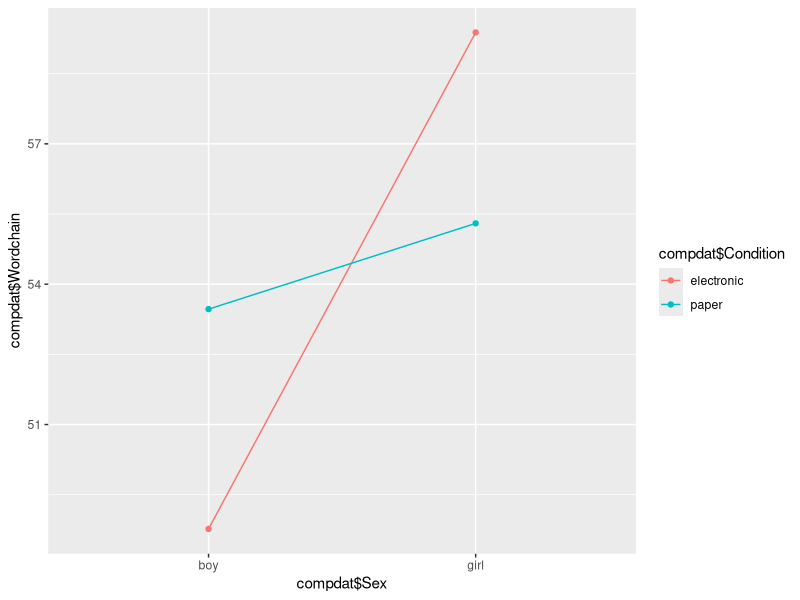
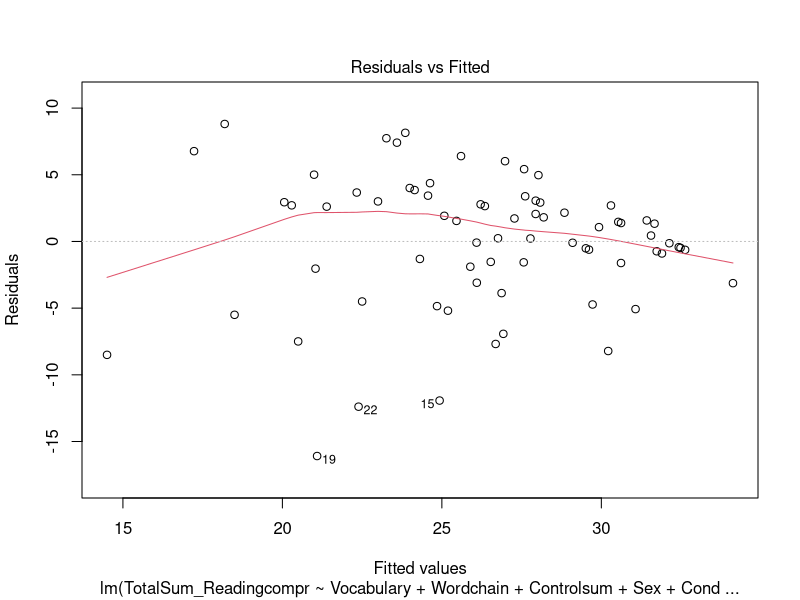
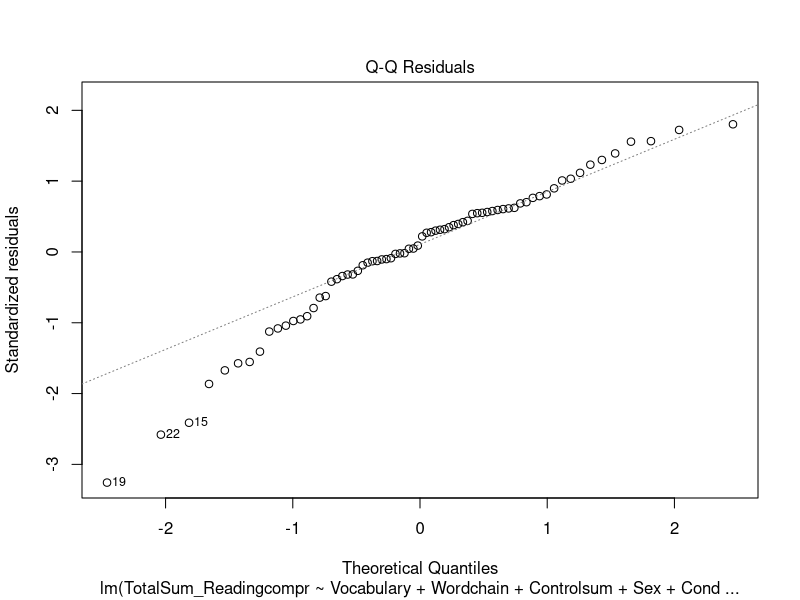
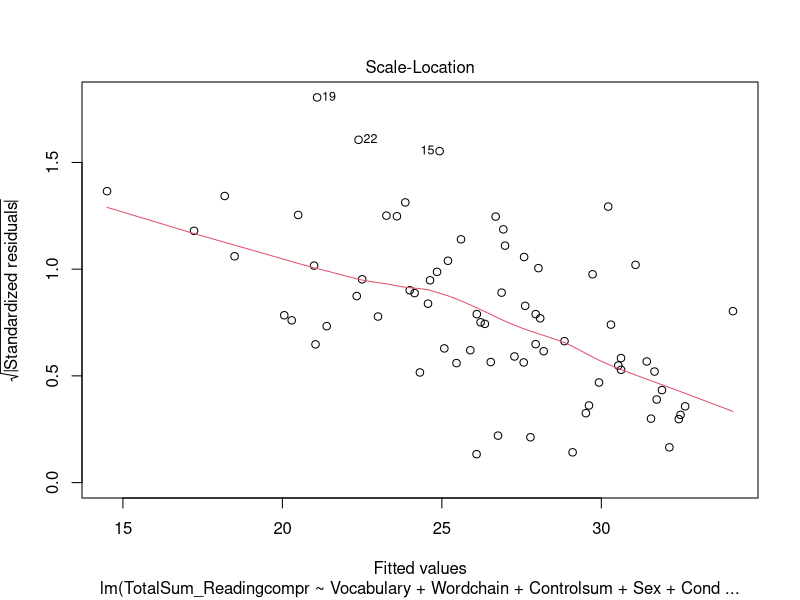
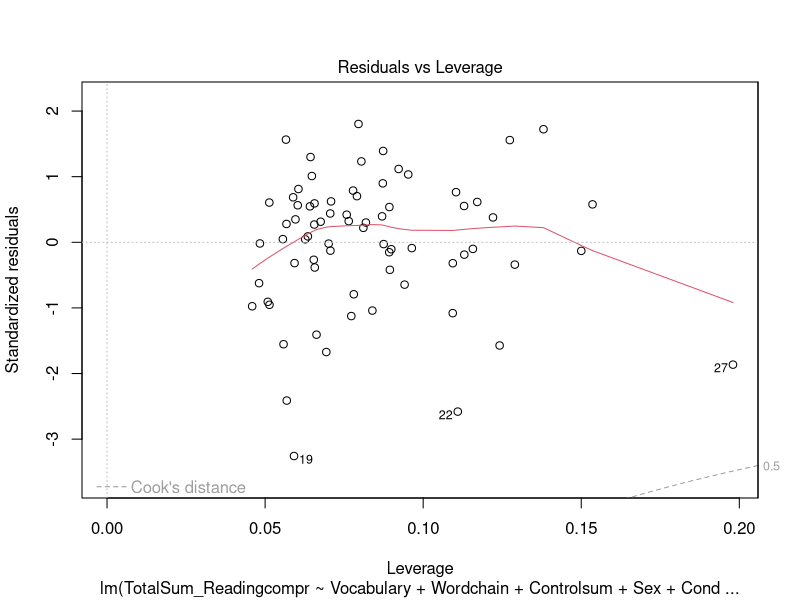
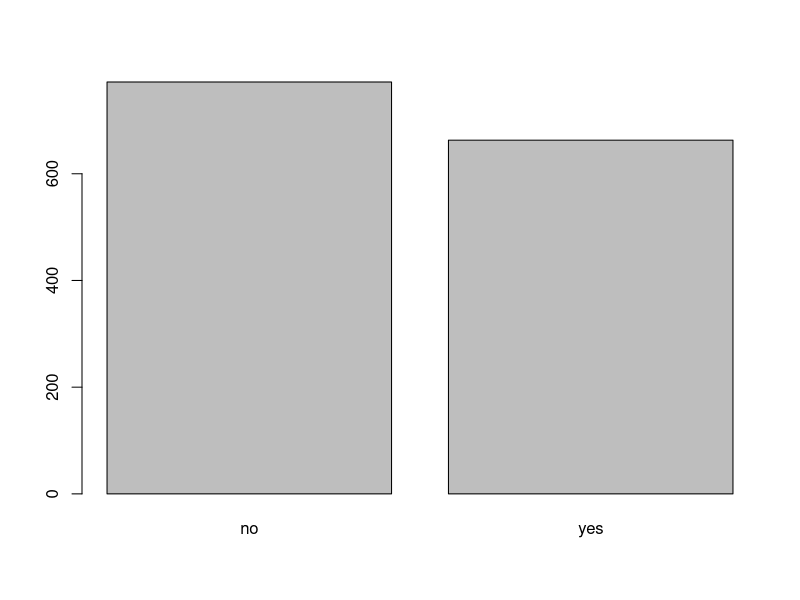
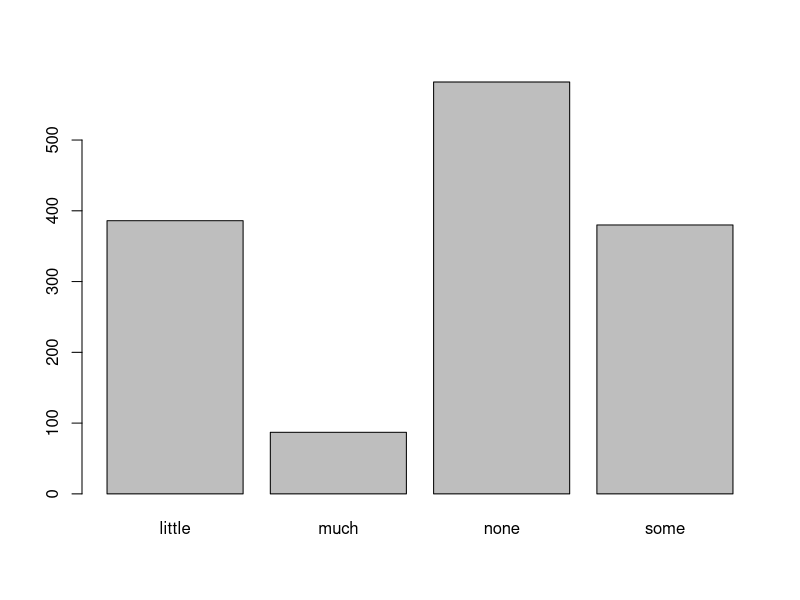
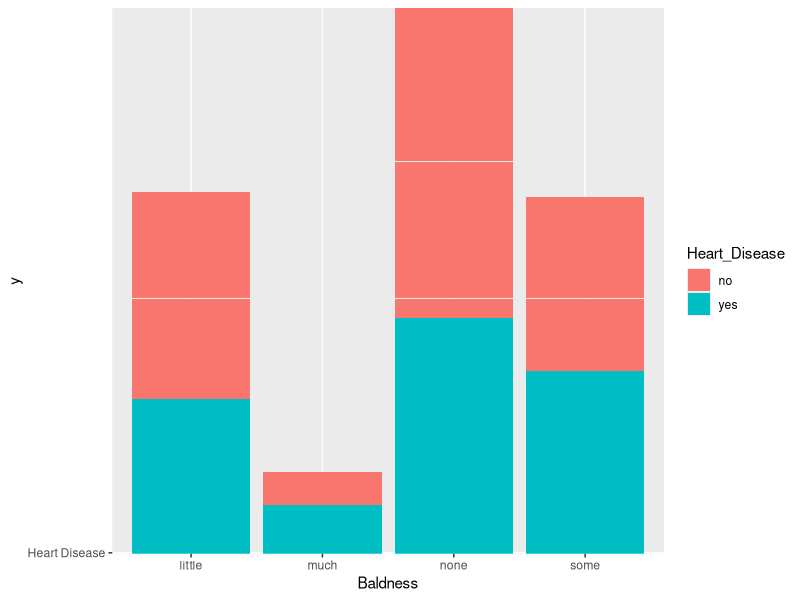

R code for these plots, in order:
## ---- chunk 1
knitr::opts_chunk$set(echo = TRUE)
library(ggplot2)
## ---- chunk 2
compdat <- read.csv("data Readtexts paper vs ereader Article.csv")
head(compdat)
## ---- chunk 3
nrow(compdat)
## ---- chunk 4
t.test(compdat$Controlsum ~ compdat$Condition, var.equal = TRUE)
## ---- chunk 5
t.test(compdat$Vocabulary ~ compdat$Condition, var.equal = TRUE)
## ---- chunk 6
t.test(compdat$Wordchain ~ compdat$Condition, var.equal = TRUE)
ggplot() + aes(x = compdat$Sex, color = compdat$Condition,
               group = compdat$Condition, y = compdat$Wordchain) +
  stat_summary(fun = mean, geom = "point") +
  stat_summary(fun = mean, geom = "line")
  
## ---- chunk 7
#model including Vocabulary, Word reading, and Reading comprehension pretest
m1 <- lm(TotalSum_Readingcompr ~ Vocabulary + Wordchain + Controlsum, data = compdat)
summary(m1)
## ---- chunk 8
#model including Vocabulary, Word reading, Reading comprehension pretest, and Sex
m2 <- lm(TotalSum_Readingcompr ~ Vocabulary + Wordchain + Controlsum + Sex, data = compdat)
summary(m2)
## ---- chunk 9
#model including Vocabulary, Word reading, Reading comprehension pretest, Sex, and Reading modality
m3 <- lm(TotalSum_Readingcompr ~ Vocabulary + Wordchain + Controlsum + Sex + Condition, data = compdat)
summary(m3)
## ---- chunk 10
#partial f test for m1 and m2 and m3
anova(m1, m2, m3)
## ---- chunk 11
#partial f test comparing m1 and m3
anova(m1, m3)
## ---- chunk 12
plot(m3)
## ---- chunk 13
baldness <- read.delim2("Ch 8 HeartDiseaseBaldness.txt")
head(baldness)
## ---- chunk 14
dim(baldness)
## ---- chunk 15
table(baldness)
## ---- chunk 16
barplot(table(baldness$Heart_Disease))
barplot(table(baldness$Baldness))
ggplot(baldness, aes(fill = Heart_Disease, y = "Heart Disease", x = Baldness)) +
  geom_bar(position = "stack", stat = "identity")
## ---- chunk 17
chisq.test(table(baldness))
